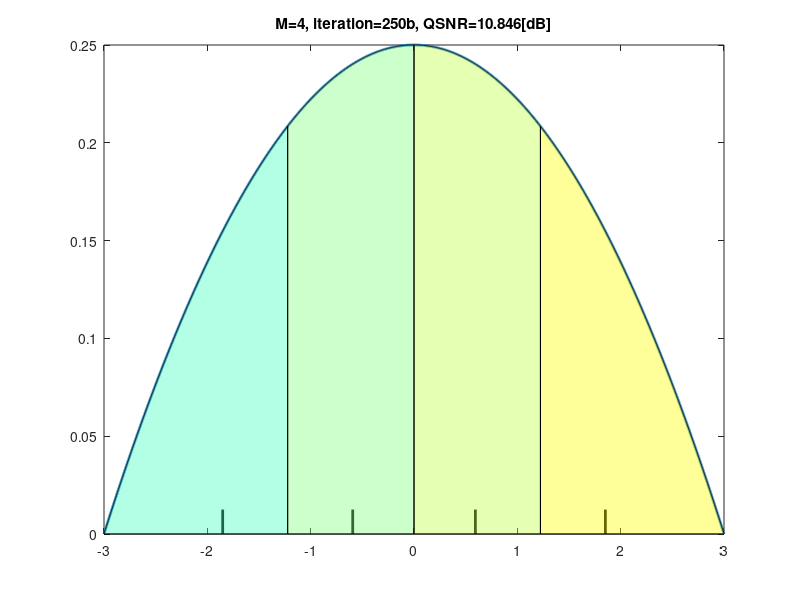

Recreate this plot in MATLAB.
%maxlloyd_demo
%demonstrate the iterative Max-Lloyd algotithm for attaining the optimal
%non-uniform quantization, given the probability density function of x
%
% (c) by Arie Yeredor, April 2021
% This code can be used for educational purposes only
%

figure(1)
clf

%Define the support and the hi-resolution version of the pdf f(x)
al=-3;
be=3;
dx=0.001;
x=[al:dx:be];
%f(x) is a truncated and normalized Gaussian Mixture (of equi-probable
%components)
f = 1/36*(9-x.^2);
f(abs(x) > 3) = 0;
f=f/(sum(f)*dx);    %nrmalize
maxf=max(f);
%show the resulting pdf
plot(x,f,'linewidth',2)
axis([al be 0 maxf]);
hold on;

px=sum(x.^2.*f)*dx;    %power of x
logpx=log10(px);

%choose representative values, end by clicking outside of the x range
%max 50 points
disp('Input up to 50 Representatives, end by clicking outside x range')
Mmax=4;
a=zeros(1,Mmax);
ha=zeros(1,Mmax);
xas = [-2.25 -0.75 0.75 2.25];
for m=1:Mmax
    %[xa y]=ginput(1);
    xa = xas(m);
    y = f(x == xa);
    if xa<al || xa>be, break; end
    a(m)=xa;
    ha(m)=plot([xa xa],[0 0.05*maxf],'k','linewidth',2);
end
M=Mmax;
%a=a(1:M);
%ha=ha(1:M);b
[a ix]=sort(a);
ha=ha(ix);

%calculate the implied borders
b=[al 0.5*(a(1:M-1)+a(2:M)) be];
hb=zeros(1,M);
pqvec=zeros(1,M);
for m=1:M
    ix=find(x>b(m) & x<=b(m+1));
    hb(m)=patch([x(ix) x(ix(end)) x(ix([1 1]))],[f(ix) 0 0 f(ix(1))],[m/M 1 1-(m/M)],'FaceAlpha',0.4);
    pqvec(m)=sum((x(ix)-a(m)).^2.*f(ix));
end
it=0;
pq=sum(pqvec)*dx;
title(['M=' num2str(M) ', iteration=' num2str(it) ', QSNR=' sprintf('%5.3f',10*(logpx-log10(pq))) '[dB]'])

manual=true;
disp('Click out of x range below max y to proceed step by step, in range to stop')
disp('Or click above max y outside the x range to run free')
for it=1:250
    if manual
        [xa ya]=ginput(1);
        if xa>=al && xa<=be, break; end
        if ya>maxf, manual=false; end
    end
    %recalculate optimal representatives
    for m=1:M;
        ix=find(x>b(m) & x<=b(m+1));
        a(m)=sum(x(ix).*f(ix))/sum(f(ix));  %conditional mean
        set(ha(m),'xdata',[a(m) a(m)]);
        pqvec(m)=sum((x(ix)-a(m)).^2.*f(ix));
    end
    pq=sum(pqvec)*dx;
    %show iteration count and QSNR results
    title(['M=' num2str(M) ', iteration=' num2str(it) 'a, QSNR=' sprintf('%5.3f',10*(logpx-log10(pq))) '[dB]'])

    if manual
        [xa ya]=ginput(1);
        if xa>=al && xa<=be, break; end
        if ya>maxf, manual=false; end
    end
    if xa>=al && xa<=be, break; end 
    %recalculate borders
    b=[al 0.5*(a(1:M-1)+a(2:M)) be];
    for m=1:M
        ix=find(x>b(m) & x<=b(m+1));
        set(hb(m),'xdata',[x(ix) x(ix(end)) x(ix([1 1]))],'ydata',[f(ix) 0 0 f(ix(1))]);    
        pqvec(m)=sum((x(ix)-a(m)).^2.*f(ix));
    end
    pq=sum(pqvec)*dx;
    %show iteration count and QSNR results
    title(['M=' num2str(M) ', iteration=' num2str(it) 'b, QSNR=' sprintf('%5.3f',10*(logpx-log10(pq))) '[dB]'])
    
    drawnow     %necessary for the free run only
end